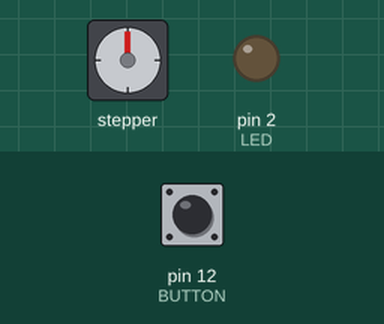
Bench run of a sketch on a simulated Arduino Uno, built with avr-gcc and run on an emulated ATmega328P. On the bench: stepper motor, output pins drawn as LEDs (lit = HIGH). Inputs (shaded band) come from the test bench; at power-on: pin 12 (BUTTON) HIGH. Stepper angles assume 400 steps per turn.

Above: at 0.1 s.
At 5.2 s:
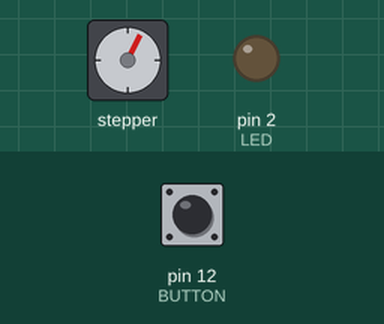
5.3 s: pin 12 (BUTTON) pulled LOW for 1 s
8.3 s: pin 12 (BUTTON) pulled LOW for 3.2 s
At 14.7 s:
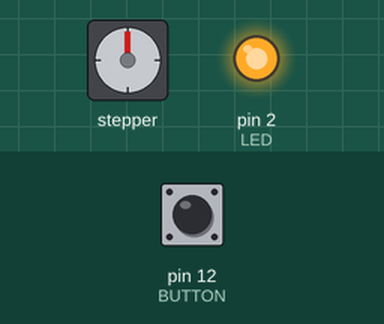
Timing chart, 0 to 16.2 s (numbered marks = the images above; inputs shaded):
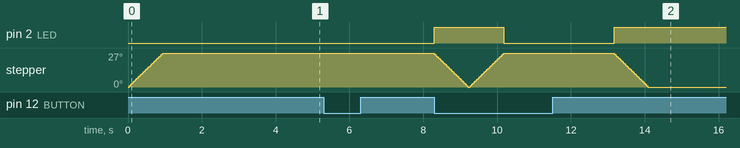

The sketch:

eye_of_agamotto.ino
```cpp
#include <Wire.h>
#include <Adafruit_MotorShield.h>
#include "utility/Adafruit_MS_PWMServoDriver.h"

/*
 * Eye of Agamotto
 *
 * 3D printed model sources
 *
 * original
 * link:
 *
 * improved base
 * link:
 *
 * motor adapter with eye construction instructions
 * link:
 *
 * Hardware:
 * This code assumes an Arduino UNO with an
 * Adafruit Motor shield v2.3
 * link:
 *
 * Attach an LED and BUTTON to the shiled and attach a motor.
 * Ports/pin inputs/outputs can be configured below.
 *
 *
 */

Adafruit_MotorShield AFMS = Adafruit_MotorShield();
// stepper motor.  Steps per resoltion, and shield motor port
Adafruit_StepperMotor *myMotor = AFMS.getStepper(400, 1);

/*
 * Modifiable constants
 */
const boolean STARTING_OPEN_STATE = false;
// debounce; button must stay closed for this many continuous reads
const int MAX_DEBOUNCE = 300;
// if button is held down, counter will reset at this value
const int MAX_STUCK = 30000;
// number of steps motor takes when moving in either direction
const int MAX_STEP = 30;
// eye opens this many milli-seconds after button press
// this is so you can pretend to do the eye opening spell
const int SPELL_OPEN_PAUSE = 3000;
// eye closes after this many milli-seconds after button press
// this is if you want to do an eye closing action
const int SPELL_CLOSE_PAUSE = 0;
// if the eye is having trouble staying closed, set to true
// note: this will eat up the batteries much faster
const boolean HOLD_CLOSED = true;
// if the eye is having trouble staying open, set to true
const boolean HOLD_OPEN = false;
// LED output pin
const int LED = 2;
// Button input pin (Normally open)
const int BUTTON = 12;

/*
 * state variables
 */
// state of eye of agamotto
boolean OPEN = STARTING_OPEN_STATE;
// duration button has been held down
int count = 0;

void setup() {

  pinMode(BUTTON,INPUT_PULLUP);
  pinMode(LED,OUTPUT);
  digitalWrite(LED,LOW);
  AFMS.begin();
  myMotor->setSpeed(5);
  myMotor->release();
  // reset
  if (STARTING_OPEN_STATE)
  {
    open();
  }
  else
  {
    close();
  }
}

void loop() {
  if (triggered())
  {
     if (OPEN)
     {
       delay(SPELL_CLOSE_PAUSE);
       close();
     }
     else
     {
       delay(SPELL_OPEN_PAUSE);
       open();
     }
  }
}

boolean triggered()
{
    return buttonPressed();
}

boolean buttonPressed()
{
   if (0 == digitalRead(BUTTON))
   {
      count++;
   }
   else
   {
      count = 0;
   }

    if (count > MAX_STUCK)
    {
       count = 0;
    }

   return (count > MAX_DEBOUNCE);
}

void open()
{
  digitalWrite(LED,HIGH);
  moveMotor(BACKWARD);
  OPEN=true;
  if (!HOLD_OPEN)
  {
    myMotor->release();
  }
}

void close()
{
  moveMotor(FORWARD);
  digitalWrite(LED,LOW);
  OPEN=false;
  if (!HOLD_CLOSED)
  {
    myMotor->release();
  }
}

void moveMotor(int direction)
{
  myMotor->step(MAX_STEP, direction, MICROSTEP);
}
```

Measured:
- after the input at 5.3 s, every drawn part: stays the same
